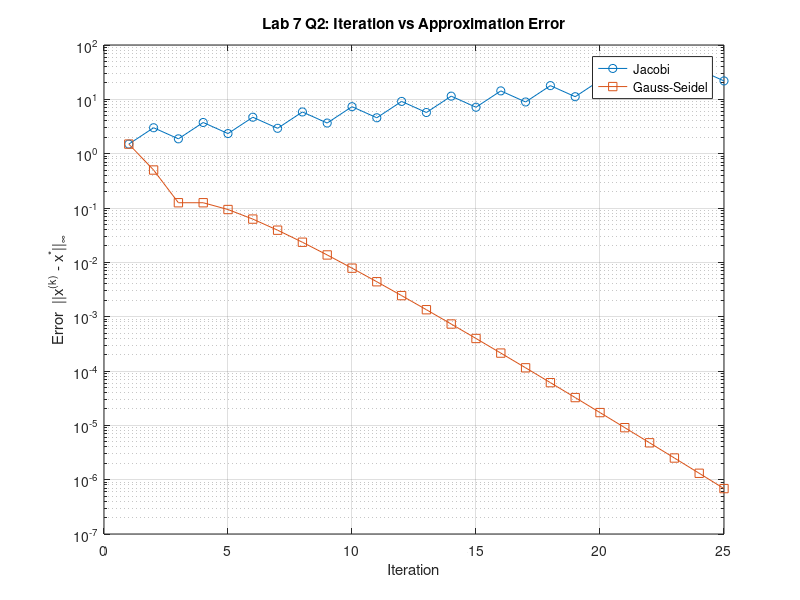
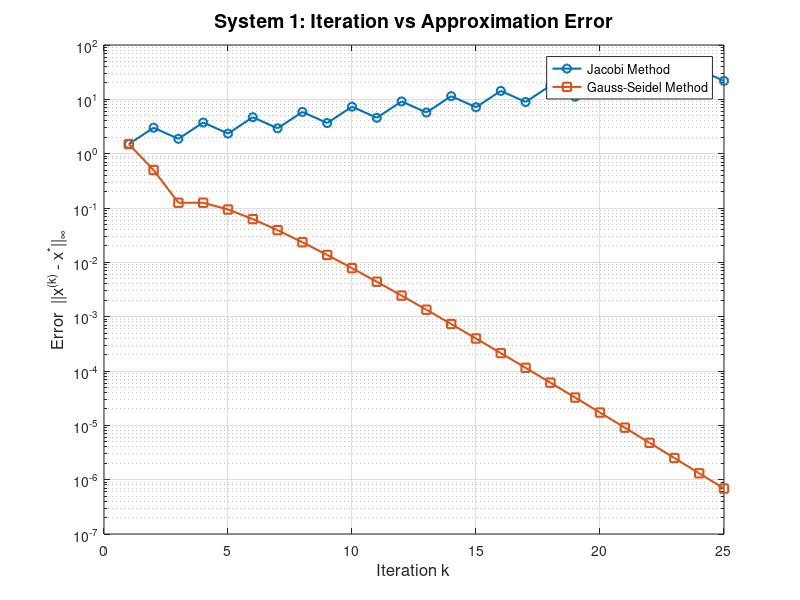
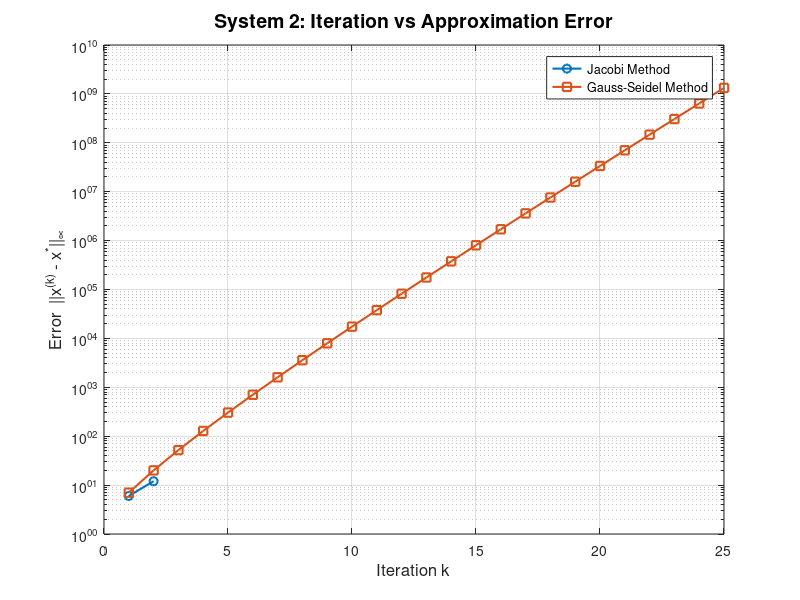

Write the MATLAB code that produced these figures, in order.
%% Question 2:

A = [ 2 -1  1;
      2  2  2;
     -1 -1  2 ];
b = [-1; 4; -5];

x0      = zeros(3,1);   %initial guess x_0 = 0
maxit   = 25;
x_exact = A\b;          %true solution

% Jacobi iterations
D = diag(diag(A));
R = A - D;              % R = L + U

xJ    = x0;
errJ  = zeros(maxit,1);

for k = 1:maxit
    xJ = D \ (b - R*xJ);                      % Jacobi update
    errJ(k) = norm(xJ - x_exact, inf);       % approximation error
end

% Gauss–Seidel iterations
xGS   = x0;
errGS = zeros(maxit,1);
n     = length(b);

for k = 1:maxit
    x_old = xGS;
    for i = 1:n
        s1 = A(i,1:i-1) * xGS(1:i-1);        % uses newest values
        s2 = A(i,i+1:n) * x_old(i+1:n);      % uses old values
        xGS(i) = (b(i) - s1 - s2) / A(i,i);
    end
    errGS(k) = norm(xGS - x_exact, inf);
end

% Plot: iteration vs approximation error

its = 1:maxit;

figure;
semilogy(its, errJ,  '-o', ...
         its, errGS, '-s');
xlabel('Iteration');
ylabel('Error  ||x^{(k)} - x^*||_\infty');
legend('Jacobi','Gauss-Seidel','Location','best');
grid on;
title('Lab 7 Q2: Iteration vs Approximation Error');

% Computing p(T_GS) and p(T_J):
D = diag(diag(A));
L = tril(A,-1);
U = triu(A,1);

TJ  = -(D \ (L+U));
TGS = -((D+L) \ U);

rhoJ  = max(abs(eig(TJ)))
rhoGS = max(abs(eig(TGS)))

%% Question 3: 
A = [1 2 -2;
     1 1  1;
     2 2  1];

D = diag(diag(A));
L = tril(A,-1);   % strict lower
U = triu(A, 1);   % strict upper

TJ  = -(D \ (L+U));       % Jacobi iteration matrix
TGS = -((D+L) \ U);       % Gauss–Seidel iteration matrix

rhoJ  = max(abs(eig(TJ)))
rhoGS = max(abs(eig(TGS)))


%% Question 4(b):
%% Lab 7 - Iteration vs Approximation Error for Both Systems
clear; clc; close all;

maxit = 25;
x0    = zeros(3,1);

%% =============== System 1 =========================
% [2 -1  1] [x1]   [-1]
% [2  2  2] [x2] = [ 4]
% [-1 -1 2] [x3]   [-5]

A1 = [ 2 -1  1;
       2  2  2;
      -1 -1  2];
b1 = [-1; 4; -5];

x_exact1 = A1\b1;

%Jacobi for System 1
D1 = diag(diag(A1));
R1 = A1 - D1;
xJ1   = x0;
errJ1 = zeros(maxit,1);

for k = 1:maxit
    xJ1 = D1 \ (b1 - R1*xJ1);
    errJ1(k) = norm(xJ1 - x_exact1, inf);
end

%Gauss–Seidel for System 1
xGS1   = x0;
errGS1 = zeros(maxit,1);
n = length(b1);

for k = 1:maxit
    x_old = xGS1;
    for i = 1:n
        s1 = A1(i,1:i-1) * xGS1(1:i-1);
        s2 = A1(i,i+1:n) * x_old(i+1:n);
        xGS1(i) = (b1(i) - s1 - s2) / A1(i,i);
    end
    errGS1(k) = norm(xGS1 - x_exact1, inf);
end

%Plot for System 1
its = 1:maxit;
figure;
semilogy(its, errJ1, '-o', 'LineWidth', 1.5, 'MarkerSize', 6); hold on;
semilogy(its, errGS1, '-s', 'LineWidth', 1.5, 'MarkerSize', 6);
xlabel('Iteration k', 'FontSize', 12);
ylabel('Error  ||x^{(k)} - x^*||_\infty', 'FontSize', 12);
title('System 1: Iteration vs Approximation Error', 'FontSize', 14);
legend('Jacobi Method', 'Gauss-Seidel Method', 'Location', 'best');
grid on;

%% =============== System 2 =========================
% [1  2 -2] [x1]   [7]
% [1  1  1] [x2] = [2]
% [2  2  1] [x3]   [5]

A2 = [1 2 -2;
      1 1  1;
      2 2  1];
b2 = [7; 2; 5];

x_exact2 = A2\b2;

%Jacobi for System 2
D2 = diag(diag(A2));
R2 = A2 - D2;
xJ2   = x0;
errJ2 = zeros(maxit,1);

for k = 1:maxit
    xJ2 = D2 \ (b2 - R2*xJ2);
    errJ2(k) = norm(xJ2 - x_exact2, inf);
end

%Gauss–Seidel for System 2
xGS2   = x0;
errGS2 = zeros(maxit,1);

for k = 1:maxit
    x_old = xGS2;
    for i = 1:n
        s1 = A2(i,1:i-1) * xGS2(1:i-1);
        s2 = A2(i,i+1:n) * x_old(i+1:n);
        xGS2(i) = (b2(i) - s1 - s2) / A2(i,i);
    end
    errGS2(k) = norm(xGS2 - x_exact2, inf);
end

%Plot for System 2
figure;
semilogy(its, errJ2, '-o', 'LineWidth', 1.5, 'MarkerSize', 6); hold on;
semilogy(its, errGS2, '-s', 'LineWidth', 1.5, 'MarkerSize', 6);
xlabel('Iteration k', 'FontSize', 12);
ylabel('Error  ||x^{(k)} - x^*||_\infty', 'FontSize', 12);
title('System 2: Iteration vs Approximation Error', 'FontSize', 14);
legend('Jacobi Method', 'Gauss-Seidel Method', 'Location', 'best');
grid on;
